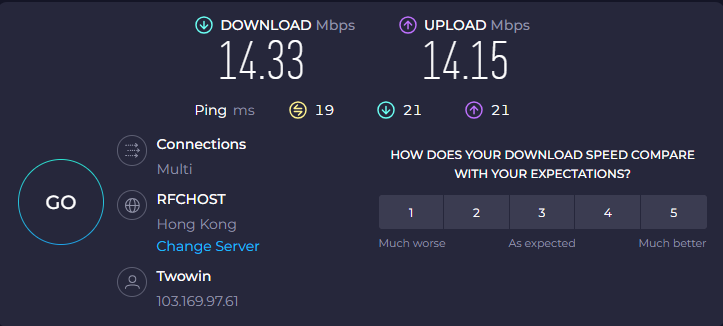
#> input picture application/自动做测试报告 - cc/企业微信截图_17812561974493.png, 723 x 326 px
$ python speedtest_render.py   (older library calls are emulated)
#> lines starting #> are read from the running program, lines starting #| are printed output that depends on the picture; after the words box and inside, x2 and y2 are one past the last pixel; in counts of white or black regions, pixels touching at a corner belong together
"""
Speedtest screenshot parameter replacement — production pipeline.

Architecture (hybrid v5+v6):
  1. Calibrated field ROIs (fixed template, pixel-precise from analysis)
  2. Protection mask for static elements (gauge, icons, labels, panels)
  3. Inpaint: TELEA on character pixels only (per-field mask from ROI, minus protection)
  4. Render: font registry → iterative size search → 8x supersample → Lanczos
  5. Place: metrics-based baseline + original alignment
  6. Texture: spectral noise from surrounding pixels
  7. Verify: Sobel edge density ratio check → retry with adjusted opacity

Single image buffer (np.ndarray BGR) throughout.
Static elements (icons, labels, separators, decorative graphics) are NEVER touched.
"""

from __future__ import annotations
import io, math, os, sys
from pathlib import Path
from dataclasses import dataclass
from typing import Optional

import cv2, numpy as np
from PIL import Image, ImageDraw, ImageFont

# ── Constants ──────────────────────────────────────────────────────────
UPSCALE = 8
INPAINT_RADIUS = 4
MASK_THRESHOLD = 10
NOISE_OPACITY = 0.035
MAX_RETRIES = 3

# ── Font Registry ─────────────────────────────────────────────────────

class _FontRegistry:
    """Singleton: scans system fonts, maps weight names to file paths."""
    _instance: Optional["_FontRegistry"] = None

    def __init__(self):
        self._fonts: dict[str, str] = {}
        fonts_dir = Path(os.environ.get("WINDIR", "C:\\Windows")) / "Fonts"
        if not fonts_dir.is_dir():
            fonts_dir = Path("/usr/share/fonts")
        for fp in fonts_dir.glob("*.ttf"):
            n = fp.stem.lower().replace(" ", "")
            if "segoeuil" in n:       self._fonts["segoeui_light"] = str(fp)
            elif "segoeuisl" in n:    self._fonts["segoeui_semilight"] = str(fp)
            elif n == "segoeui":      self._fonts["segoeui_normal"] = str(fp)
            elif "segoeuib" in n:     self._fonts["segoeui_bold"] = str(fp)
            elif n == "arial":        self._fonts["arial_normal"] = str(fp)
            elif "arialbd" in n:      self._fonts["arial_bold"] = str(fp)
            elif "helvetica" in n and "light" in n: self._fonts["helvetica_light"] = str(fp)
            elif "helvetica" in n:    self._fonts["helvetica_normal"] = str(fp)

    @classmethod
    def instance(cls):
        if cls._instance is None: cls._instance = cls()
        return cls._instance

    def get(self, weight: str = "normal") -> str:
        for c in [f"segoeui_{weight}", "segoeui_normal", "arial_normal"]:
            if c in self._fonts: return self._fonts[c]
        raise RuntimeError(f"No font for weight='{weight}'. Available: {list(self._fonts.keys())}")

    def load(self, size: int, weight: str = "normal") -> ImageFont.FreeTypeFont:
        return ImageFont.truetype(self.get(weight), size)


# ── Calibrated field definitions (pixel analysis, fixed template) ──────

@dataclass
class _FieldSpec:
    key: str
    x1: int; y1: int; x2: int; y2: int
    font_size_px: int
    fg_color: tuple
    weight: str
    alignment: str  # "left" | "center" | "right"

FIELDS = [
    _FieldSpec("download_int",  222, 40,  418, 80,  46, (250,250,251), "light",  "center"),
    _FieldSpec("download_frac", 425, 44,  520, 76,  22, (210,210,215), "light",  "left"),
    _FieldSpec("upload_speed",  150, 237, 278, 258, 15, (35,165,230),  "normal", "center"),
    _FieldSpec("ping_value",    137, 143, 193, 159, 12, (195,205,220), "normal", "left"),
    _FieldSpec("jitter_value",  137, 154, 193, 173, 12, (195,205,220), "normal", "left"),
    _FieldSpec("server_name",   156, 268, 295, 283, 10, (155,165,195), "normal", "left"),
    _FieldSpec("isp_info",      126, 293, 240, 306, 10, (90,92,113),   "normal", "left"),
]

# Static element protection regions (MUST NOT be modified)
PROTECT = [
    (195, 14,  530, 36),   # Top logo
    (195, 85,  530, 130),  # Gauge area
    (20,  155, 105, 240),  # Left icons + labels
    (115, 130, 200, 145),  # PING/JITTER labels
    (30,  230, 105, 260),  # Upload label area
    (640, 192, 706, 232),  # Right panel
    (0,   0,   723, 12),   # Top edge
    (0,   314, 723, 326),  # Bottom edge
]


# ── Mask + inpaint ─────────────────────────────────────────────────────

def _text_mask(cv_bgr: np.ndarray, x1: int, y1: int, x2: int, y2: int) -> np.ndarray:
    """Pixel-precise binary mask of text in ROI."""
    h, w = cv_bgr.shape[:2]; x1, y1 = max(1,x1), max(1,y1); x2, y2 = min(w-1,x2), min(h-1,y2)
    roi = cv_bgr[y1:y2, x1:x2]; gray = cv2.cvtColor(roi, cv2.COLOR_BGR2GRAY).astype(float)
    strips = []
    if gray.shape[0] > 2: strips.extend([gray[0,:].flatten(), gray[-1,:].flatten()])
    if gray.shape[1] > 2: strips.extend([gray[:,0].flatten(), gray[:,-1].flatten()])
    bg = float(np.median(np.concatenate(strips))) if strips else 127
    return (np.abs(gray - bg) > MASK_THRESHOLD).astype(np.uint8) * 255


def _inpaint_field(cv_bgr: np.ndarray, field: _FieldSpec) -> np.ndarray:
    """Inpaint only the text pixels of this field. Protection regions excluded."""
    h, w = cv_bgr.shape[:2]
    mask = _text_mask(cv_bgr, field.x1, field.y1, field.x2, field.y2)
    if mask.sum() < 10: return cv_bgr
    full = np.zeros((h, w), dtype=np.uint8)
    ey = min(field.y1 + mask.shape[0], h); ex = min(field.x1 + mask.shape[1], w)
    full[field.y1:ey, field.x1:ex] = mask[:ey-field.y1, :ex-field.x1]
    # Subtract protection
    for px1, py1, px2, py2 in PROTECT:
        full[max(0,py1):min(h,py2), max(0,px1):min(w,px2)] = 0
    if full.sum() < 10: return cv_bgr
    return cv2.inpaint(cv_bgr, full, INPAINT_RADIUS, cv2.INPAINT_TELEA)


# ── Font sizing ────────────────────────────────────────────────────────

def _find_font(target_w: int, target_h: int, weight: str = "normal"
               ) -> tuple[ImageFont.FreeTypeFont, int]:
    """Binary search for font size matching target char dimensions."""
    reg = _FontRegistry.instance()
    lo, hi = 4, 200; best_f, best_s, best_d = None, 0, float("inf")
    for _ in range(12):
        mid = (lo+hi)//2; f = reg.load(mid, weight)
        bb = f.getbbox("8"); dw = abs((bb[2]-bb[0])-target_w); dh = abs((bb[3]-bb[1])-target_h)
        if dw+dh < best_d: best_f, best_s, best_d = f, mid, dw+dh
        if dw <= 1 and dh <= 1: break
        if (bb[3]-bb[1]) < target_h: lo = mid+1
        else: hi = mid-1
    return (best_f or reg.load(target_h, weight)), best_s


# [58 lines left out: functions _baseline_y, _render_text, _noise_std, _apply_texture, _verify, not called in this run]


# ── Main pipeline ──────────────────────────────────────────────────────

def generate_speedtest_image(
    template_path: Path, output_path: Path,
    download_mbps: str, upload_mbps: str,
    ping_ms: str, jitter_ms: str,
    server: str = "FastIP SpeedTest",
    isp: str = "China Telecom",
    ip_addr: str = "192.168.5.10",
    location: str = "Shenzhen",
) -> Path:
    """Full pipeline: inpaint → render → texture → verify → retry. Single buffer."""
#> called with download_mbps = '986.5', upload_mbps = '943.2', ping_ms = '3', jitter_ms = '1', server = 'FastIP SpeedTest', isp = 'China Telecom', ip_addr = '192.168.5.10', location = 'Shenzhen'

    # Load (CJK-safe)
    cv_bgr = cv2.imdecode(np.fromfile(str(template_path), np.uint8), cv2.IMREAD_COLOR)
#> cv_bgr is the input picture: shape (326, 723, 3); mean B, G, R 65.4, 45.6, 44.2
    if cv_bgr is None:
        raise FileNotFoundError(f"Cannot read: {template_path}")
    h, w = cv_bgr.shape[:2]
#> h = 326; w = 723

    dl_int = download_mbps.split(".")[0] if "." in download_mbps else download_mbps
    dl_frac = f".{download_mbps.split('.')[1]}" if "." in download_mbps else ""

    values = {
        "download_int":  dl_int,
        "download_frac": f"{dl_frac} Mbps" if dl_frac else "Mbps",
        "upload_speed":  f"{upload_mbps} Mbps",
        "ping_value":    f"{ping_ms} ms",
        "jitter_value":  f"{jitter_ms} ms",
        "server_name":   server,
        "isp_info":      f"{isp}  {ip_addr}  {location}",
    }

    modified_regions = []

    for attempt in range(MAX_RETRIES):
        cv_work = cv_bgr.copy()
        modified_regions.clear()

        # Phase 1: Inpaint all fields
        for field in FIELDS:
            cv_work = _inpaint_field(cv_work, field)

        # Phase 2: Render + paste
        for field in FIELDS:
            if field.key not in values: continue
            text = values[field.key]

            mask = _text_mask(cv_bgr, field.x1, field.y1, field.x2, field.y2)
            ys, xs = np.where(mask > 0)
            if len(ys) < 5: continue
            char_w = int(np.max(xs) - np.min(xs) + 1)

            font, size = _find_font(char_w, field.font_size_px, field.weight)
            text_img = _render_text(text, field.font_size_px, field.fg_color, field.weight)

            # Position: center alignment
            orig_cx = (field.x1 + field.x2) // 2
            px = orig_cx - text_img.width // 2
            py = _baseline_y(field.y1, field.y2, font, text) - int(size * 0.7)
            py = max(field.y1 - 2, min(field.y2 - text_img.height + 2, py))

            # Alpha composite onto BGR
            t = np.array(text_img); ta = t[:,:,3].astype(float)/255.0; tr = t[:,:,:3].astype(float)
            tx1, ty1 = max(0,px), max(0,py); tx2, ty2 = min(w,px+text_img.width), min(h,py+text_img.height)
            for c in range(3):
                patch = cv_work[ty1:ty2, tx1:tx2, c].astype(float)
                ap = ta[ty1-py:ty1-py+(ty2-ty1), tx1-px:tx1-px+(tx2-tx1)]
                tp = tr[ty1-py:ty1-py+(ty2-ty1), tx1-px:tx1-px+(tx2-tx1), 2-c]
                cv_work[ty1:ty2, tx1:tx2, c] = np.clip(patch*(1-ap)+tp*ap, 0, 255).astype(np.uint8)
            modified_regions.append((px, py, px+text_img.width, py+text_img.height))

        # Phase 3: Texture
        cv_work = _apply_texture(cv_work, modified_regions, cv_bgr)

        # Phase 4: Verify
        all_ok = True
        for field in FIELDS:
            if field.key not in values: continue
            if not _verify(cv_work, field.x1-4, field.y1-4, field.x2+4, field.y2+4):
                all_ok = False; break
        if all_ok: break
        cv_work = _apply_texture(cv_work, modified_regions, cv_bgr, NOISE_OPACITY + attempt*0.015)
#> this loop made 1 pass
#> pass 1, in _text_mask, `roi = cv_bgr[y1:y2, x1:x2]`:
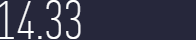
#> roi: shape (40, 196, 3); mean B, G, R 73.8, 55.3, 54.4
#> pass 1, in _inpaint_field, `mask = _text_mask(cv_bgr, field.x1, field.y1, field.x2, field.y2)`:
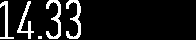
#> mask: shape (40, 196); 10.4% white; 5 white regions (1 under 20 px), largest, box (x1, y1, x2, y2) and area: (66, 0, 81, 39) 235, (46, 0, 61, 39) 230, (17, 1, 34, 39) 185, (0, 1, 14, 39) 156
#> pass 1, in _text_mask (call 2), `roi = cv_bgr[y1:y2, x1:x2]`:
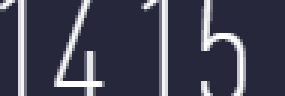
#> roi: shape (32, 95, 3) (shown 3 times larger); mean of channels 0, 1, 2 84.4, 67, 66.2; drawn as B, G, R
#> after the loop, modified_regions = []

    # Save (CJK-safe)
    ok, buf = cv2.imencode(".png", cv_work)
    if ok: output_path.write_bytes(buf.tobytes())
    return output_path


# ── CLI ────────────────────────────────────────────────────────────────

if __name__ == "__main__":
    root = Path(__file__).resolve().parents[1]
    tpl = root / "企业微信截图_17812561974493.png"
    out = root / "test_mock" / "speedtest_v7.png"
    out.parent.mkdir(parents=True, exist_ok=True)
#> (the run stopped early here; a loop or call above may not have finished)
